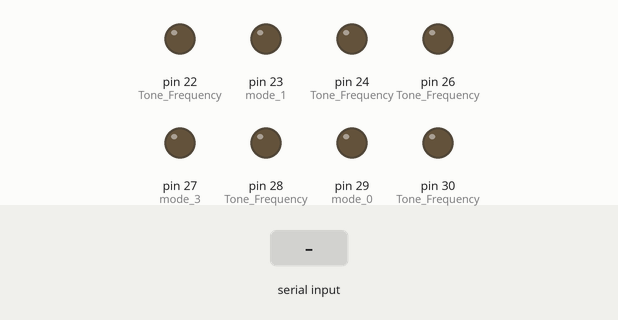
Recording of a sketch running on a simulated Arduino Mega 2560, built with avr-gcc and run on an emulated ATmega2560. Parts: output pins drawn as LEDs (lit = HIGH). Inputs (shaded band) come from the test bench.

Above: at 1.2 s.
1.3 s: byte 1 (1) received over Serial
At 1.7 s:
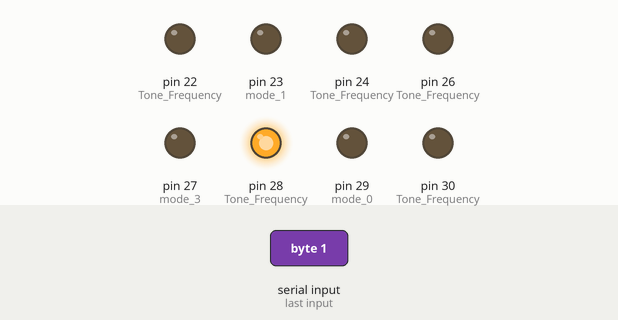
2.8 s: byte 3 (3) received over Serial
At 4.0 s:
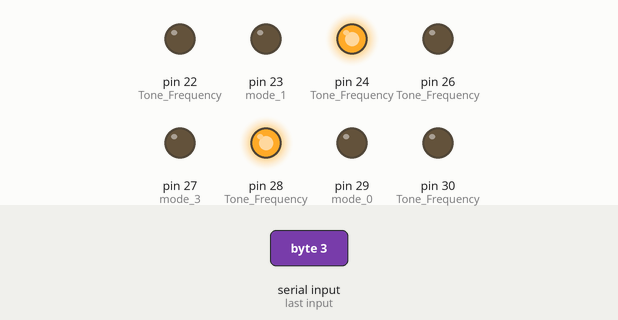
4.3 s: byte 0 (0) received over Serial
At 5.1 s:
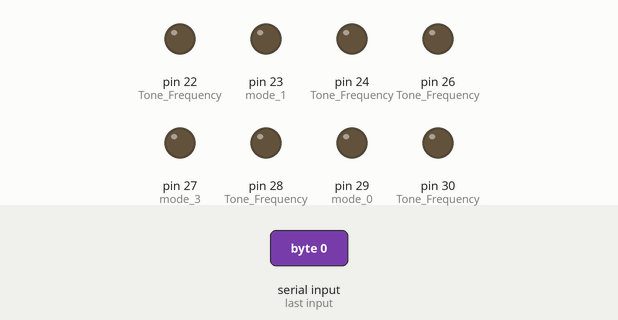
Timing chart, 0 to 7.3 s (numbered marks = the images above; inputs shaded):
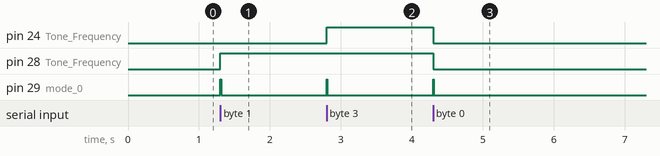

The sketch:

DeltaTone_Last.ino
```cpp
// This code is for an arduino that outputs stims only, the PD inputs go straight to MCU. This allows to change the hole numbers (order_chan)

// Initialising variables
//------------------------------
// Matlab switches this value to 5 when theæ experiment starts and 6 to switch it off
unsigned long wait = 490; // delay period for mode 3 & 4
int sound=0; //0=Tone sound ; 1=Gaussian sound
int order=6;
char inputBuffer[10];
//------------------------------
// setting up pin identity
//------------------------------
void setup() {
  Serial.begin(9600) ;
  // send Tone (TuckerDavis)
  //------------------------
  pinMode(30,OUTPUT);    // Tone Frequency #1
  digitalWrite(30, LOW);
  pinMode(28,OUTPUT);    // Tone Frequency #1 digitalIO
 digitalWrite(28, LOW);
  pinMode(26,OUTPUT);    // Tone Frequency #1 digitalIO2
  digitalWrite(26, LOW);
  pinMode(24,OUTPUT);    // Tone Frequency #1 digitalIO3
  digitalWrite(24, LOW);
  pinMode(22,OUTPUT);    // Tone Frequency #1 digitalIO4
  digitalWrite(22, LOW);
  pinMode(40,OUTPUT);    // Trigger video
  digitalWrite(40, LOW);
  //------------------------------
  // send Tone (Intan Device)
  //------------------------
  pinMode(23,OUTPUT);    // mode 1: tone without delay
  digitalWrite(23, LOW);
  pinMode(27,OUTPUT);    // mode 3: tone with DELAY
  digitalWrite(27, LOW);
  pinMode(29,OUTPUT);    // mode 0: no tone
  digitalWrite(29, LOW);

  //------------------------------

  Serial.flush();}


// main algorithm
//------------------------------
void loop(){
  // ---------------------------------------------------------------------------
  // receive MATLAB information, send tone trigger to TDT, and TTL to Intan Device
  // ---------------------------------------------------------------------------
  if (Serial.available() >0){
    order=Serial.read();
    if(order>=00 && order<70){
      sound=order%10;// sound is the unit of the serial reading
      order=order/10;// order is the decade of the serial reading
    }
    Serial.flush();
    //--------------------------------------------------------------------------
    // mode 1: direct tone
    //--------------------------------------------------------------------------
    if (sound==0) { // select tone mode
      digitalWrite(24,LOW);
      digitalWrite(28,LOW);
      }
    if(sound==1) {
      digitalWrite(24,LOW);
      digitalWrite(28,HIGH);
    }
    if (sound==2) {
      digitalWrite(24,HIGH);
      digitalWrite(28,LOW);
    }
     if (sound==3) {
      digitalWrite(24,HIGH);
      digitalWrite(28,HIGH);
    }

    if (order==1){

    digitalWrite(27,HIGH);    //Intan event
    delay(10);
    digitalWrite(27,LOW);

    digitalWrite(30,HIGH);    //TDT
    delay(10);
    digitalWrite(30,LOW);

    digitalWrite(22,HIGH);    //Trigger digital
    delay(10);
    digitalWrite(22,LOW);}
    //--------------------------------------------------------------------------

    //--------------------------------------------------------------------------
    // mode 3: delayed tone
    //--------------------------------------------------------------------------
    if (order==3){

    delay(wait);

    digitalWrite(27,HIGH);    //Intan event
    delay(10);
    digitalWrite(27,LOW);

    digitalWrite(30,HIGH);    //TDT
    delay(10);
    digitalWrite(30,LOW);}
    //--------------------------------------------------------------------------

    //--------------------------------------------------------------------------
    // mode 0: no tone (detection only)
    //--------------------------------------------------------------------------
    if (order==0){
    digitalWrite(29,HIGH);    //Intan event
    delay(10);
    digitalWrite(29,LOW);}
    //--------------------------------------------------------------------------
     //--------------------------------------------------------------------------
    // mode 6: trigger video
    //--------------------------------------------------------------------------
    if (order==6){
    digitalWrite(40,HIGH);    //Intan event
    delay(10);
    }
    //--------------------------------------------------------------------------


}
//------------------------------
}
```

Measured:
- after the input at 1.3 s, pin 28 (Tone_Frequency): LOW → HIGH at once; pin 29 (mode_0): LOW → HIGH at once, → LOW 0.01 s later
- after the input at 2.8 s, pin 24 (Tone_Frequency): LOW → HIGH at once; pin 29 (mode_0): LOW → HIGH at once, → LOW 0.01 s later
- after the input at 4.3 s, pin 24 (Tone_Frequency), pin 28 (Tone_Frequency): HIGH → LOW at once; pin 29 (mode_0): LOW → HIGH at once, → LOW 0.01 s later
